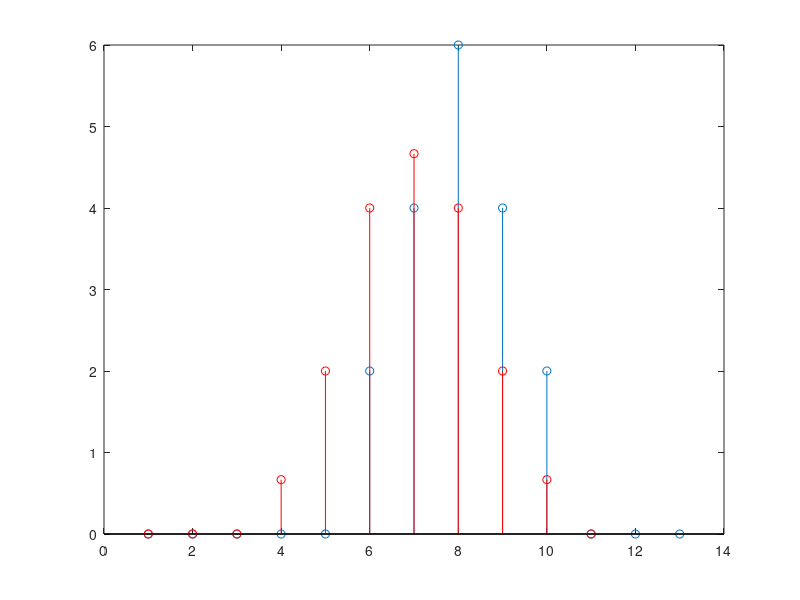

Write the MATLAB code that produced this figure.
clear;
x=[0 0 0 0 0 2 4 6 4 2 0 0 0];


for n=1:11
y(n)=(x(n)+x(n+1)+x(n+2))/3;
stem(x);hold;
stem(y,'r');hold;
pause;
end